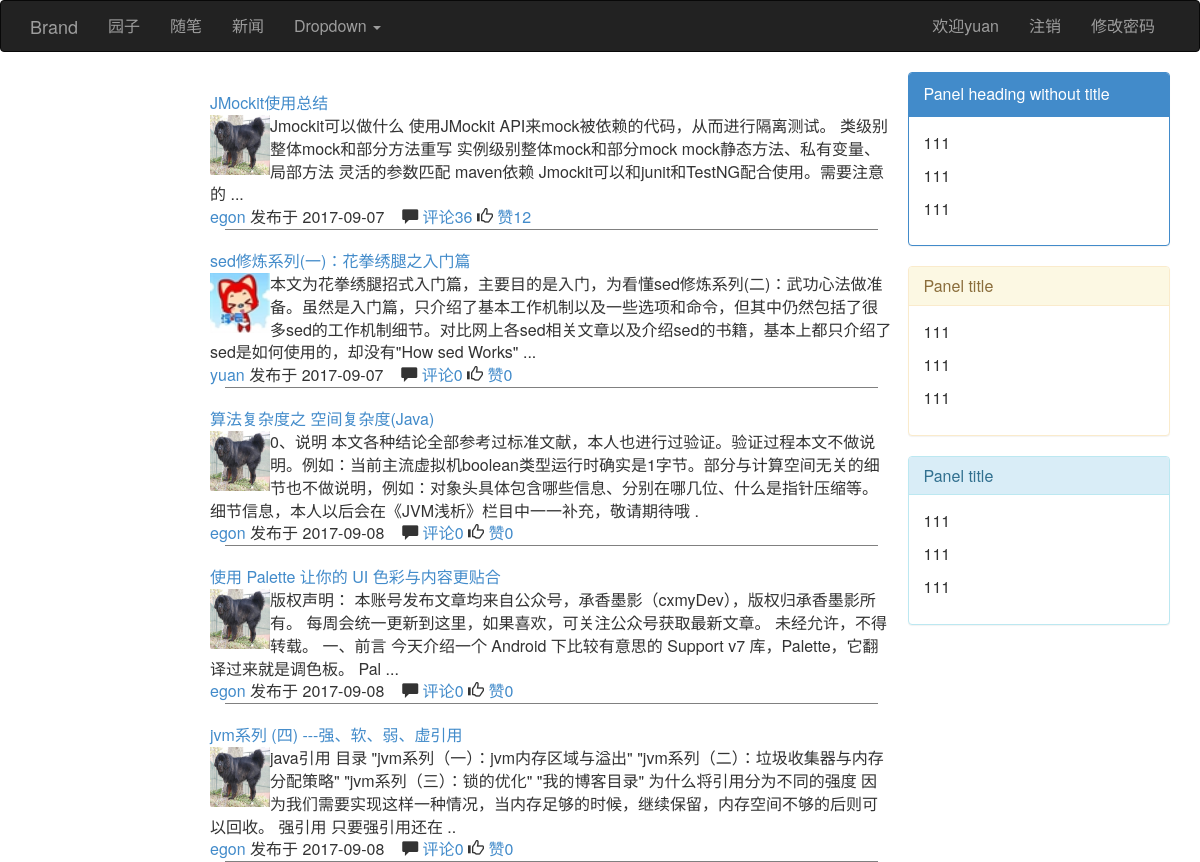
/ (signed in), run on the app's committed database.
### blog/models.py (models this page shows, shortened)
class UserInfo(AbstractUser):
    nid = models.BigAutoField(primary_key=True)
    nickname = models.CharField(verbose_name='昵称', max_length=32)
    telephone = models.CharField(max_length=11, blank=True, null=True, unique=True, verbose_name='手机号码')
    avatar = models.FileField(verbose_name='头像', upload_to='./upload/avatar/',default="./upload/avatar/avatar.png")
    create_time = models.DateTimeField(verbose_name='创建时间',auto_now_add=True)
    fans = models.ManyToManyField(verbose_name='粉丝们',
                                  to='UserInfo',
                                  through='UserFans',
                                  through_fields=('user', 'follower'))

class Article(models.Model):
    nid = models.BigAutoField(primary_key=True)
    title = models.CharField(max_length=50, verbose_name='文章标题')
    desc = models.CharField(max_length=255, verbose_name='文章描述')
    read_count = models.IntegerField(default=0)
    comment_count = models.IntegerField(default=0)
    up_count = models.IntegerField(default=0)
    down_count = models.IntegerField(default=0)
    category = models.ForeignKey(verbose_name='文章类型', to='Category', to_field='nid', null=True)
    create_time = models.DateTimeField(verbose_name='创建时间', auto_now_add=True)
    blog = models.ForeignKey(verbose_name='所属博客', to='Blog', to_field='nid')
    tags = models.ManyToManyField(
        to="Tag",
        through='Article2Tag',
        through_fields=('article', 'tag'),
    )
    type_choices = [
        (1, "Python"),
        (2, "Linux"),
        (3, "OpenStack"),
        (4, "GoLang"),
    ]
    article_type_id = models.IntegerField(choices=type_choices, default=None)
    objects=ArticleManager()

class Blog(models.Model):
    nid = models.BigAutoField(primary_key=True)
    title = models.CharField(verbose_name='个人博客标题', max_length=64)
    site = models.CharField(verbose_name='个人博客后缀', max_length=32, unique=True)
    theme = models.CharField(verbose_name='博客主题', max_length=32)
    user = models.OneToOneField(to='UserInfo', to_field='nid')

### blog/views.py (the view)
# urls.py: url(r'^$', views.index),
def index(request,**kwargs):
    type_choices=Article.type_choices
    print("kwargs",kwargs)
    current_type_choices_id = int(kwargs.get("article_type_id",0))
    article_list=Article.objects.filter(**kwargs)
    article_list=Article.objects.all()
    return render(request,"index.html",{"type_choices":type_choices,"article_list":article_list,"current_type_choices_id":current_type_choices_id})

### blog/views.py (called while the page is built)
def func_class(request):
    return {"func":settings.FUNCTION}

### templates/index.html
{% extends "base.html" %}
{% block content %}
        <div class="col-md-2">
        </div>
        <div class="col-md-7">
            <div class="article_list">
                  {% for article in article_list %}
                       <div class="article_item">
                               <div class="row">
                                   <div class="title">
                                       <a href="">{{ article.title }}</a>
                                   </div>
                               </div>
                               <div class="row">
                                   <div class="img"><a href="/blog/{{ article.blog.user.username }}"><img src="{{ article.blog.user.avatar.url }}" width="60px" height="60px"></a></div>
                                   <div class="text">{{ article.desc }}</div>
                               </div>
                               <div class="row">
                                   <div class="icon">
                                       <span><a href="/blog/{{ article.blog.user.username }}">{{ article.blog.user.username }}</a> 发布于</span>
                                       <span class="timer">{{ article.create_time|date:"Y-m-d" }}</span> &nbsp;&nbsp;
                                       <span class="glyphicon glyphicon-comment"></span>&nbsp;<a href="">评论{{ article.comment_count }}</a>
                                       <span class="glyphicon glyphicon-thumbs-up"></span>&nbsp;<a href="">赞{{ article.up_count }}</a>
                                   </div>
                               </div>
                            </div>
                  {% endfor %}
            </div>
        </div>
{% endblock %}
{% block others %}
            <div class="panel panel-primary">
                  <div class="panel-heading">Panel heading without title</div>
                  <div class="panel-body">
                   <p>111</p>
                   <p>111</p>
                   <p>111</p>
                  </div>
                </div>
            <div class="panel panel-warning">
              <div class="panel-heading">
                <h3 class="panel-title">Panel title</h3>
              </div>
              <div class="panel-body">
                   <p>111</p>
                   <p>111</p>
                   <p>111</p>
              </div>
            </div>
             <div class="panel panel-info">
              <div class="panel-heading">
                <h3 class="panel-title">Panel title</h3>
              </div>
              <div class="panel-body">
                <p>111</p>
                   <p>111</p>
                   <p>111</p>
              </div>
            </div>
{% endblock %}

### templates/base.html (shortened to what this page needs)
{% load staticfiles %}
<!DOCTYPE html>
<html lang="en">
<head>
    <link rel="stylesheet" href="{% static 'bootstrap/css/bootstrap.css' %}">
    <link rel="stylesheet" href="{% static 'css/articleDetail.css' %}">
</head>
<body>
<nav class="navbar navbar-inverse">
  <div class="container">
    <div class="navbar-header">
      <a class="navbar-brand" href="#">Brand</a>
    </div>
    <div class="collapse navbar-collapse" id="bs-example-navbar-collapse-1">
      <ul class="nav navbar-nav">
      {% for type_choice in func %}
          <li><a href="#">{{ type_choice.1 }}</a></li>
      {% endfor %}
        <li class="dropdown">
          <a href="#" class="dropdown-toggle" data-toggle="dropdown" role="button" aria-haspopup="true" aria-expanded="false">Dropdown <span class="caret"></span></a>
        </li>
      </ul>
      <ul class="nav navbar-nav navbar-right">
         {% if request.user.is_authenticated %}
              <li><a href="/login/">欢迎{{ request.user.username }}</a></li>
              <li><a href="/logout/">注销</a></li>
              <li><a href="#">修改密码</a></li>
         {% else %}
              <li><a href="/login/">登录</a></li>
              <li><a href="#">注册</a></li>
         {% endif %}
      </ul>
    </div>
  </div>
</nav>
<div class="container">
    <div class="row">
             {% block content %}
             {% endblock %}
         <div class="col-md-3">
             {% block others %}
             {% endblock %}
         </div>
    </div>
</div>
</body>
</html>

### templates/base.html (style rules this page uses)
a { text-decoration: none; }
body { font-size: 16px; }
.img { float: left; }
.article_item { margin-top: 20px; border-bottom: 1px solid gray; }

### data on the page
UserInfo: user.username "yuan"
Article: title "JMockit使用总结", blog.user.avatar (picture), desc "Jmockit可以做什么 使用JMockit API来mock被依赖的代码，从而进行隔离测试。 类级别整体mock和部分方法重写 实例级别整体mock和部分mock mock静态方法、私有变量、局部方法 灵活的参数匹配 maven依赖 Jmockit可以和junit和TestNG配合使用。需要注意的 ...", blog.user.username "egon", create_time "2017-09-07", comment_count "36", up_count "12"
Article: title "sed修炼系列(一)：花拳绣腿之入门篇", blog.user.avatar (picture), desc "本文为花拳绣腿招式入门篇，主要目的是入门，为看懂sed修炼系列(二)：武功心法做准备。虽然是入门篇，只介绍了基本工作机制以及一些选项和命令，但其中仍然包括了很多sed的工作机制细节。对比网上各sed相关文章以及介绍sed的书籍，基本上都只介绍了sed是如何使用的，却没有\"How sed Works\" ...", blog.user.username "yuan", create_time "2017-09-07", comment_count "0", up_count "0"
Article: title "算法复杂度之 空间复杂度(Java)", blog.user.avatar (picture), desc "0、说明 本文各种结论全部参考过标准文献，本人也进行过验证。验证过程本文不做说明。例如：当前主流虚拟机boolean类型运行时确实是1字节。部分与计算空间无关的细节也不做说明，例如：对象头具体包含哪些信息、分别在哪几位、什么是指针压缩等。细节信息，本人以后会在《JVM浅析》栏目中一一补充，敬请期待哦 .", blog.user.username "egon", create_time "2017-09-08", comment_count "0", up_count "0"
Article: title "使用 Palette 让你的 UI 色彩与内容更贴合", blog.user.avatar (picture), desc "版权声明： 本账号发布文章均来自公众号，承香墨影（cxmyDev），版权归承香墨影所有。 每周会统一更新到这里，如果喜欢，可关注公众号获取最新文章。 未经允许，不得转载。 一、前言 今天介绍一个 Android 下比较有意思的 Support v7 库，Palette，它翻译过来就是调色板。 Pal ...", blog.user.username "egon", create_time "2017-09-08", comment_count "0", up_count "0"
Article: title "jvm系列 (四) ---强、软、弱、虚引用", blog.user.avatar (picture), desc "java引用 目录 \"jvm系列（一）：jvm内存区域与溢出\" \"jvm系列（二）：垃圾收集器与内存分配策略\" \"jvm系列（三）：锁的优化\" \"我的博客目录\" 为什么将引用分为不同的强度 因为我们需要实现这样一种情况，当内存足够的时候，继续保留，内存空间不够的后则可以回收。 强引用 只要强引用还在 ..", blog.user.username "egon", create_time "2017-09-08", comment_count "0", up_count "0"

### other printed values
{{ type_choice.1 }} "园子" "随笔" "新闻"
